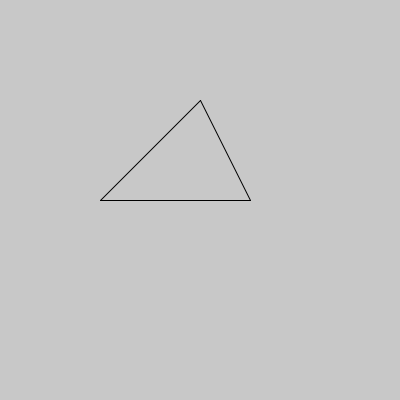
Frame 1 (no input)
Frame 60 (the mouse pressed at the canvas centre just before this capture): identical to frame 1, image omitted
Frame 120 (the mouse held since frame 60 and released just before this capture): identical to frame 1, image omitted

The Processing sketch that drew this single still picture (run headless with seeded random() and noise(); from frame 60 on, the mouse is pressed at the canvas centre):

// Processing sketch: h09_verdiepings_opdracht_8
// ── h09_verdiepings_opdracht_8.pde


void setup(){
  size(400,400);
}



void draw(){
background(200);
 tekenDriehoek(100,350,50,200,150,100);

}
  //driehoek
void tekenDriehoek(int x1, int y1, int x2, int y2, int x3, int y3) {
line(100,200,250,200);
line(200,100,250,200);
line(100,200,200,100);
}
